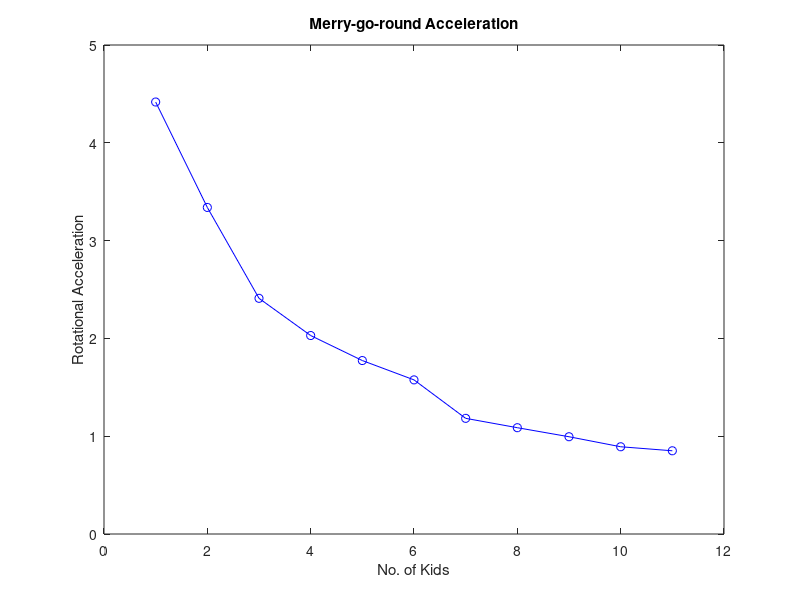

Reproduce this figure in MATLAB.
% Campbell Gregor
% Last modified: 31/8/22
% 33110018

clc; clear all; close all;


m_kids = [15, 30, 23, 21, 24, 41, 22, 29, 30, 25];
r_kids = [1.8, 1.6, 1.5, 1.5, 1.4, 1.85, 1.5, 1.4, 1.6, 1.2];


m = 60;
r1 = 1.9;
f = 350;
t = f * r1;

disk = m * r1^2 /2;
firstKid = 25*1.3^2;
inertia = 25*1.3^2 + disk;
originalA = t / inertia;



%% Calculate Acceleration Values

for i = 1:length(r_kids)
    inertia = inertia + (m_kids(i) * r_kids(i)^2);
    acc(i) = t/inertia;
    if acc(i) > 1
        % Add original son of dad
        maxKid = i + 1;
    end
end
% Add original acceleration to list
acc = [originalA, acc];
fprintf("Max Kids = %d", maxKid);

%% Plot

plot(1:length(acc), acc, "bo-");
xlabel("No. of Kids");
ylabel("Rotational Acceleration");
title("Merry-go-round Acceleration");

